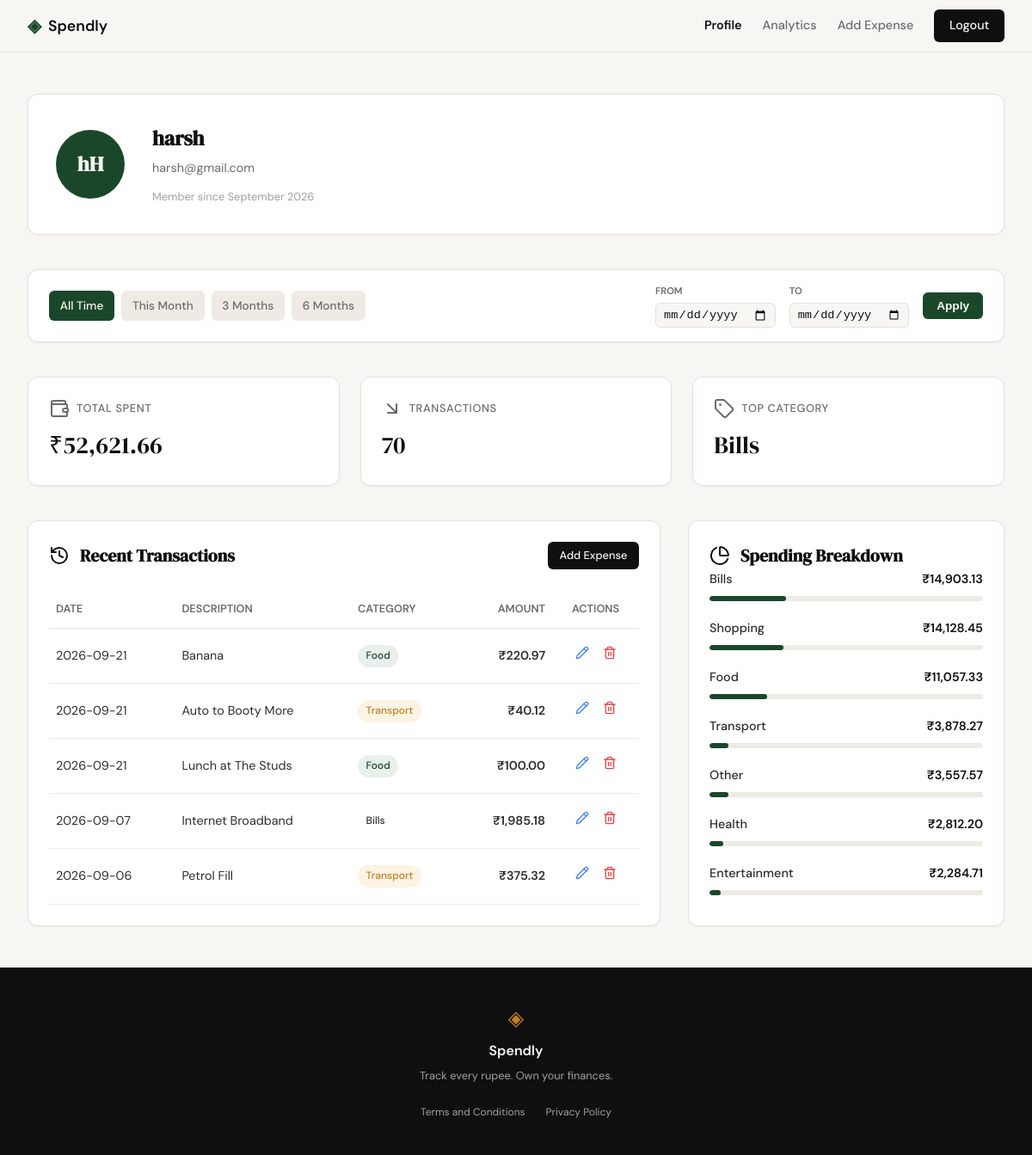
Page /profile (signed in) on the committed database.
### tables this page shows
CREATE TABLE users (
                id INTEGER PRIMARY KEY AUTOINCREMENT,
                name TEXT NOT NULL,
                email TEXT UNIQUE NOT NULL,
                password_hash TEXT NOT NULL,
                created_at TEXT DEFAULT (datetime('now'))
            );

CREATE TABLE expenses (
                id INTEGER PRIMARY KEY AUTOINCREMENT,
                user_id INTEGER NOT NULL,
                amount REAL NOT NULL,
                category TEXT NOT NULL,
                date TEXT NOT NULL,
                description TEXT,
                created_at TEXT DEFAULT (datetime('now')),
                FOREIGN KEY (user_id) REFERENCES users(id)
            );

### app.py (the view)
@app.route("/profile")
def profile():
    if not session.get("user_id"):
        return redirect(url_for("login"))
    user_id = session["user_id"]
    user = get_user_profile(user_id)
    if not user:
        return redirect(url_for("login")) # User no longer exists
    validated_from, validated_to, presets = _get_date_filter_params()
    stats = get_user_stats(user_id, validated_from, validated_to)
    transactions = get_recent_transactions(user_id, date_from=validated_from, date_to=validated_to)
    categories = get_category_breakdown(user_id, validated_from, validated_to)
    return render_template(
        "profile.html",
        user=user,
        stats=stats,
        transactions=transactions,
        categories=categories,
        date_from=validated_from,
        date_to=validated_to,
        presets=presets
    )

### app.py (called while the page is built, shortened)
def _get_date_filter_params():
    date_from = request.args.get("date_from")
    date_to = request.args.get("date_to")
    validated_from = None
    validated_to = None
    today = datetime.now().date()
    presets = {
        "this_month": (today.replace(day=1).strftime("%Y-%m-%d"), today.strftime("%Y-%m-%d")),
        "last_3m": ((today - timedelta(days=90)).strftime("%Y-%m-%d"), today.strftime("%Y-%m-%d")),
        "last_6m": ((today - timedelta(days=180)).strftime("%Y-%m-%d"), today.strftime("%Y-%m-%d")),
    }
    return validated_from, validated_to, presets

### database/db.py (called while the page is built)
def get_db():
    conn = sqlite3.connect(DB_PATH)
    conn.row_factory = sqlite3.Row
    conn.execute("PRAGMA foreign_keys = ON;")
    return conn

def get_user_profile(user_id):
    with get_db() as conn:
        user = conn.execute(
            "SELECT name, email, created_at FROM users WHERE id = ?",
            (user_id,)
        ).fetchone()
        if user:
            import datetime
            dt = datetime.datetime.strptime(user['created_at'], '%Y-%m-%d %H:%M:%S')
            return {
                "name": user['name'],
                "email": user['email'],
                "join_date": dt.strftime('%B %Y')
            }
        return None

def _apply_date_filter(query, params, date_from, date_to):
    if date_from and date_to:
        query += " AND date BETWEEN ? AND ?"
        params.extend([date_from, date_to])
    return query, params

def get_recent_transactions(user_id, limit=5, date_from=None, date_to=None):
    with get_db() as conn:
        query = "SELECT id, date, description, category, amount FROM expenses WHERE user_id = ?"
        params = [user_id]
        query, params = _apply_date_filter(query, params, date_from, date_to)
        query += " ORDER BY date DESC, id DESC LIMIT ?"
        params.append(limit)
        rows = conn.execute(query, params).fetchall()
        return [
            {
                "id": row['id'],
                "date": row['date'],
                "description": row['description'],
                "category": row['category'],
                "amount": f"₹{row['amount']:,.2f}"
            }
            for row in rows
        ]

### templates/profile.html (shortened to what this page needs)
{% extends "base.html" %}
{% block head %}
<link rel="stylesheet" href="{{ url_for('static', filename='css/profile.css') }}">
{% endblock %}
{% block content %}
<div class="profile-container">
    <header class="profile-header-card">
        <div class="profile-avatar">
            {{ user.name[0] }}{{ user.name.split(' ')[-1][0] | upper }}
        </div>
        <div class="profile-user-info">
            <h1 class="profile-name">{{ user.name }}</h1>
            <span class="profile-email">{{ user.email }}</span>
            <span class="profile-meta">Member since {{ user.join_date }}</span>
        </div>
    </header>
    <div class="filter-bar">
        <div class="filter-presets">
            <a href="{{ url_for('profile') }}"
               class="filter-btn {{ 'active' if not date_from }}"
               title="Show all time">All Time</a>
            <a href="{{ url_for('profile', date_from=presets.this_month[0], date_to=presets.this_month[1]) }}"
               class="filter-btn {{ 'active' if date_from == presets.this_month[0] }}"
               title="This Month">This Month</a>
            <a href="{{ url_for('profile', date_from=presets.last_3m[0], date_to=presets.last_3m[1]) }}"
               class="filter-btn {{ 'active' if date_from == presets.last_3m[0] }}"
               title="Last 3 Months">3 Months</a>
            <a href="{{ url_for('profile', date_from=presets.last_6m[0], date_to=presets.last_6m[1]) }}"
               class="filter-btn {{ 'active' if date_from == presets.last_6m[0] }}"
               title="Last 6 Months">6 Months</a>
        </div>
        <form class="filter-custom" method="GET" action="{{ url_for('profile') }}">
            <div class="input-group">
                <label for="date_from">From</label>
                <input type="date" id="date_from" name="date_from" value="{{ date_from or '' }}">
            </div>
            <div class="input-group">
                <label for="date_to">To</label>
                <input type="date" id="date_to" name="date_to" value="{{ date_to or '' }}">
            </div>
            <button type="submit" class="filter-apply-btn">Apply</button>
        </form>
    </div>
    <section class="stats-grid">
        <div class="stat-card">
            <span class="stat-label"><i data-lucide="wallet"></i> Total Spent</span>
            <span class="stat-value">{{ stats.total_spent }}</span>
        </div>
        <div class="stat-card">
            <span class="stat-label"><i data-lucide="arrow-down-right"></i> Transactions</span>
            <span class="stat-value">{{ stats.transaction_count }}</span>
        </div>
        <div class="stat-card">
            <span class="stat-label"><i data-lucide="tag"></i> Top Category</span>
            <span class="stat-value">{{ stats.top_category }}</span>
        </div>
    </section>
    <div class="profile-content">
        <section class="content-section">
            <div class="section-header">
                <h2 class="section-title"><i data-lucide="history"></i> Recent Transactions</h2>
                <a href="{{ url_for('add_expense') }}" class="btn-primary btn-sm">Add Expense</a>
            </div>
            <div style="overflow-x: auto;">
                <table class="tx-table">
                    <thead>
                        <tr>
                            <th>Date</th>
                            <th>Description</th>
                            <th>Category</th>
                            <th style="text-align: right;">Amount</th>
                            <th style="text-align: center;">Actions</th>
                        </tr>
                    </thead>
                    <tbody>
                        {% for tx in transactions %}
                        <tr>
                            <td>{{ tx.date }}</td>
                            <td>{{ tx.description }}</td>
                            <td>
                                <span class="tx-badge badge-{{ tx.category | lower }}">
                                    {{ tx.category }}
                                </span>
                            </td>
                            <td class="tx-amount">{{ tx.amount }}</td>
                            <td style="text-align: center;">
                                <div style="display:flex; gap: 8px; justify-content: center;">
                                    <a href="{{ url_for('edit_expense', id=tx.id) }}" class="btn-edit-sm" title="Edit Expense" style="color: #3b82f6; padding: 4px;">
                                        <i data-lucide="pencil" style="width: 16px; height: 16px;"></i>
                                    </a>
                                    <form action="{{ url_for('handle_delete_expense', id=tx.id) }}" method="POST"
                                          onsubmit="return confirm('Are you sure you want to delete this expense?');"
                                          style="display:inline;">
                                        <button type="submit" class="btn-delete-sm" title="Delete Expense" style="background: none; border: none; cursor: pointer; color: #ef4444; padding: 4px;">
                                            <i data-lucide="trash-2" style="width: 16px; height: 16px;"></i>
                                        </button>
                                    </form>
                                </div>
                            </td>
                        </tr>
                        {% endfor %}
                    </tbody>
                </table>
            </div>
        </section>
        <section class="content-section">
            <h2 class="section-title"><i data-lucide="pie-chart"></i> Spending Breakdown</h2>
            <div class="cat-list">
                {% for cat in categories %}
                <div class="cat-item">
                    <div class="cat-info">
                        <span class="cat-name">{{ cat.category }}</span>
                        <span class="cat-amount">{{ cat.amount }}</span>
                    </div>
                    <div class="cat-bar-track">
                        <div class="cat-bar-fill" style="width: {{ cat.percentage }}%;"></div>
                    </div>
                </div>
                {% endfor %}
            </div>
        </section>
    </div>
</div>
{% endblock %}

### static/css/style.css (style rules this page uses)
:root { --ink: #0f0f0f; --ink-soft: #2d2d2d; --ink-muted: #6b6b6b; --ink-faint: #a0a0a0; --paper: #f7f6f3; --paper-warm: #f0ede6; --paper-card: #ffffff; --accent: #1a472a; --accent-light: #e8f0eb; --accent-2: #c17f24; --accent-2-light: #fdf3e3; --danger: #c0392b; --danger-light: #fdecea; --border: #e4e1da; --border-soft: #eeebe4; --font-display: 'DM Serif Display', Georgia, serif; --font-body: 'DM Sans', system-ui, sans-serif; --max-width: 1200px; --auth-width: 440px; --radius-sm: 6px; --radius-md: 12px; --radius-lg: 20px; }
*, *::before, *::after { box-sizing: border-box; margin: 0; padding: 0; }
html { font-size: 16px; scroll-behavior: smooth; }
body { background: var(--paper); color: var(--ink); font-family: var(--font-body); font-size: 1rem; line-height: 1.6; -webkit-font-smoothing: antialiased; }
a { color: inherit; text-decoration: none; }
.btn-primary { display: inline-block; background: var(--ink); color: var(--paper); padding: 0.65rem 1.5rem; border-radius: var(--radius-sm); font-family: var(--font-body); font-size: 0.9rem; font-weight: 500; cursor: pointer; border: none; transition: background 0.2s; text-decoration: none; }
.btn-primary.btn-sm { padding: 0.35rem 0.85rem; font-size: 0.8rem; }

### rows in the picture
users: name "h", name "H", name "harsh", email "harsh@gmail.com"
expenses: date "2026-09-21", description "Banana", category "Food", amount "₹220.97"
expenses: date "2026-09-21", description "Auto to Booty More", category "Transport", amount "₹40.12"
expenses: date "2026-09-21", description "Lunch at The Studs", category "Food", amount "₹100.00"
expenses: date "2026-09-07", description "Internet Broadband", category "Bills", amount "₹1,985.18"
expenses: date "2026-09-06", description "Petrol Fill", category "Transport", amount "₹375.32"

### other values in the picture
{{ user.join_date }} "September 2026"
{{ stats.total_spent }} "₹52,621.66"
{{ stats.transaction_count }} "70"
{{ stats.top_category }} "Bills"
{{ cat.category }} "Bills" "Shopping" "Food" "Transport" "Other" "Health" "Entertainment"
{{ cat.amount }} "₹14,903.13" "₹14,128.45" "₹11,057.33" "₹3,878.27" "₹3,557.57" "₹2,812.20" "₹2,284.71"
